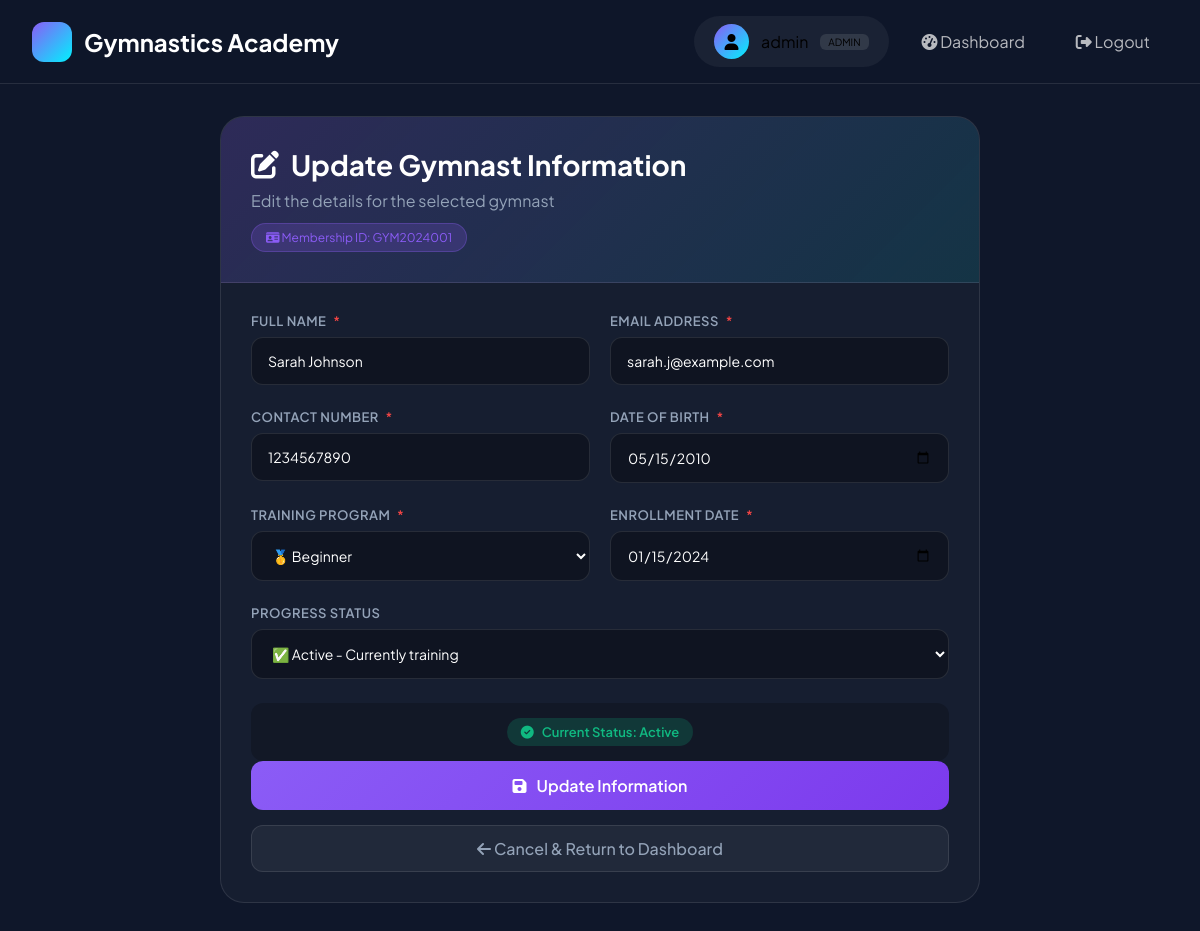
The app's page /update.php?id=1 (signed in) with its own data.
### tables this page shows
CREATE TABLE IF NOT EXISTS gymnasts (
    id INT AUTO_INCREMENT PRIMARY KEY,
    membership_id VARCHAR(20) UNIQUE NOT NULL,
    full_name VARCHAR(100) NOT NULL,
    email VARCHAR(100) NOT NULL,
    contact_no VARCHAR(20) NOT NULL,
    date_of_birth DATE NOT NULL,
    training_program ENUM('Beginner', 'Intermediate', 'Advanced') NOT NULL,
    enrollment_date DATE NOT NULL,
    progress_status ENUM('Active', 'On Hold', 'Completed') DEFAULT 'Active',
    created_at TIMESTAMP DEFAULT CURRENT_TIMESTAMP,
    updated_at TIMESTAMP DEFAULT CURRENT_TIMESTAMP ON UPDATE CURRENT_TIMESTAMP,
    INDEX idx_membership (membership_id),
    INDEX idx_status (progress_status),
    INDEX idx_program (training_program)
);

### config/db.php (called while the page is built, shortened)
<?php
class Database {
    private static $instance = null;
    private $connection;
    private $host = 'localhost';
    private $username = 'root';
    private $password = 'Narutostorm4';
    private $database = 'gymnastics_academy';
    private function __construct() {
        $this->connection = new mysqli(
            $this->host,
            $this->username,
            $this->password,
            $this->database
        );
        $this->connection->set_charset("utf8mb4");
    }
    public static function getInstance() {
        if (self::$instance === null) {
            self::$instance = new Database();
        }
        return self::$instance;
    }
    public function executeQuery($sql, $types = "", $params = []) {
        $stmt = $this->connection->prepare($sql);
        if ($stmt && !empty($params)) {
            $stmt->bind_param($types, ...$params);
        }
        $stmt->execute();
        return $stmt;
    }
}
?>

### includes/GymnastManager.php (called while the page is built, shortened)
<?php
require_once 'config/db.php';
class GymnastManager {
    private $db;
    public function __construct() {
        $this->db = Database::getInstance();
    }
    public function getGymnastById($id) {
        $sql = "SELECT * FROM gymnasts WHERE id = ?";
        $stmt = $this->db->executeQuery($sql, "i", [$id]);
        $result = $stmt->get_result();
        return $result->fetch_assoc();
    }
}
?>

### update.php (the view, shortened to what this page needs)
<?php
require_once 'includes/GymnastManager.php';
$gymnastManager = new GymnastManager();
$id = isset($_GET['id']) ? intval($_GET['id']) : 0;
$gymnast = $gymnastManager->getGymnastById($id);
?>
<!DOCTYPE html>
<html lang="en">
<head>
    <link rel="stylesheet" href="https://cdnjs.cloudflare.com/ajax/libs/font-awesome/6.4.0/css/all.min.css">
</head>
<body>
    <nav class="navbar">
        <div class="nav-container">
            <a href="dashboard.php" class="logo">
                <div class="logo-icon"><i class="fas fa-gymnastics"></i></div>
                <span>Gymnastics Academy</span>
            </a>
            <div class="nav-links">
                <div class="user-info">
                    <div class="user-avatar"><i class="fas fa-user"></i></div>
                    <span><?php echo htmlspecialchars($_SESSION['username']); ?></span>
                    <span style="background: rgba(255,255,255,0.1); padding: 2px 8px; border-radius: 6px; font-size: 10px;">ADMIN</span>
                </div>
                <a href="dashboard.php"><i class="fas fa-tachometer-alt"></i> Dashboard</a>
                <a href="logout.php"><i class="fas fa-sign-out-alt"></i> Logout</a>
            </div>
        </div>
    </nav>
    <div class="container">
        <div class="form-card">
            <div class="card-header">
                <h1>
                    <i class="fas fa-edit"></i>
                    Update Gymnast Information
                </h1>
                <p>Edit the details for the selected gymnast</p>
                <div class="membership-badge">
                    <i class="fas fa-id-card"></i> Membership ID: <?php echo htmlspecialchars($gymnast['membership_id']); ?>
                </div>
            </div>
            <div class="card-body">
                <form method="POST" action="" id="updateForm">
                    <div class="form-row">
                        <div class="form-group">
                            <label>Full Name <span class="required">*</span></label>
                            <input type="text" name="full_name" required
                                   value="<?php echo htmlspecialchars($gymnast['full_name']); ?>"
                                   placeholder="Enter full name">
                        </div>
                        <div class="form-group">
                            <label>Email Address <span class="required">*</span></label>
                            <input type="email" name="email" required
                                   value="<?php echo htmlspecialchars($gymnast['email']); ?>"
                                   placeholder="email@example.com">
                        </div>
                    </div>
                    <div class="form-row">
                        <div class="form-group">
                            <label>Contact Number <span class="required">*</span></label>
                            <input type="tel" name="contact_no" required
                                   value="<?php echo htmlspecialchars($gymnast['contact_no']); ?>"
                                   placeholder="+1234567890">
                        </div>
                        <div class="form-group">
                            <label>Date of Birth <span class="required">*</span></label>
                            <input type="date" name="date_of_birth" required
                                   value="<?php echo $gymnast['date_of_birth']; ?>">
                        </div>
                    </div>
                    <div class="form-row">
                        <div class="form-group">
                            <label>Training Program <span class="required">*</span></label>
                            <select name="training_program" required>
                                <option value="Beginner" <?php echo $gymnast['training_program'] == 'Beginner' ? 'selected' : ''; ?>>
                                    🥇 Beginner
                                </option>
                            </select>
                        </div>
                        <div class="form-group">
                            <label>Enrollment Date <span class="required">*</span></label>
                            <input type="date" name="enrollment_date" required
                                   value="<?php echo $gymnast['enrollment_date']; ?>">
                        </div>
                    </div>
                    <div class="form-group">
                        <label>Progress Status</label>
                        <select name="progress_status">
                            <option value="Active" <?php echo $gymnast['progress_status'] == 'Active' ? 'selected' : ''; ?>>
                                ✅ Active - Currently training
                            </option>
                        </select>
                    </div>
                    <div class="status-preview">
                        <span class="status-badge status-<?php echo strtolower(str_replace(' ', '', $gymnast['progress_status'])); ?>">
                            <i class="fas <?php echo $gymnast['progress_status'] == 'Active' ? 'fa-check-circle' : ($gymnast['progress_status'] == 'On Hold' ? 'fa-pause-circle' : 'fa-check-double'); ?>"></i>
                            Current Status: <?php echo $gymnast['progress_status']; ?>
                        </span>
                    </div>
                    <button type="submit" class="btn-update" id="updateBtn">
                        <i class="fas fa-save"></i> Update Information
                    </button>
                </form>
                <a href="dashboard.php" class="btn-cancel">
                    <i class="fas fa-arrow-left"></i> Cancel & Return to Dashboard
                </a>
            </div>
        </div>
    </div>
</body>
</html>

### update.php (style rules this page uses)
:root { --primary: #8B5CF6; --accent: #00F2FE; --success: #10b981; --warning: #f59e0b; --danger: #ef4444; --dark-bg: #0f172a; --card-bg: rgba(255, 255, 255, 0.03); --border: rgba(255, 255, 255, 0.1); }
* { margin: 0; padding: 0; box-sizing: border-box; font-family: 'Plus Jakarta Sans', sans-serif; }
body { background: var(--dark-bg); min-height: 100vh; }
.navbar { background: rgba(15, 23, 42, 0.95); backdrop-filter: blur(10px); border-bottom: 1px solid var(--border); padding: 1rem 2rem; position: sticky; top: 0; z-index: 1000; }
.nav-container { max-width: 1400px; margin: 0 auto; display: flex; justify-content: space-between; align-items: center; flex-wrap: wrap; gap: 15px; }
.logo { display: flex; align-items: center; gap: 12px; color: white; font-size: 1.5rem; font-weight: 700; text-decoration: none; }
.logo-icon { width: 40px; height: 40px; background: linear-gradient(135deg, var(--primary), var(--accent)); border-radius: 12px; display: flex; align-items: center; justify-content: center; }
.nav-links { display: flex; gap: 15px; align-items: center; flex-wrap: wrap; }
.nav-links a { color: rgba(255, 255, 255, 0.7); text-decoration: none; padding: 8px 18px; border-radius: 10px; transition: 0.3s; }
.user-info { display: flex; align-items: center; gap: 12px; background: rgba(255, 255, 255, 0.05); padding: 8px 20px; border-radius: 50px; }
.user-avatar { width: 35px; height: 35px; background: linear-gradient(135deg, var(--primary), var(--accent)); border-radius: 50%; display: flex; align-items: center; justify-content: center; }
.container { max-width: 800px; margin: 2rem auto; padding: 0 20px; }
.form-card { background: var(--card-bg); border: 1px solid var(--border); border-radius: 24px; overflow: hidden; }
.card-header { background: linear-gradient(135deg, rgba(139, 92, 246, 0.2), rgba(0, 242, 254, 0.1)); padding: 30px; border-bottom: 1px solid var(--border); }
.card-header h1 { color: white; font-size: 28px; display: flex; align-items: center; gap: 12px; }
.card-header p { color: #94a3b8; margin-top: 8px; }
.membership-badge { display: inline-block; background: rgba(139, 92, 246, 0.2); border: 1px solid rgba(139, 92, 246, 0.3); padding: 6px 14px; border-radius: 50px; font-size: 12px; color: var(--primary); margin-top: 12px; }
.card-body { padding: 30px; }
.form-group { margin-bottom: 24px; }
.form-group label { display: block; color: #94a3b8; margin-bottom: 8px; font-size: 13px; font-weight: 600; text-transform: uppercase; letter-spacing: 0.5px; }
.form-group label .required { color: var(--danger); margin-left: 4px; }
.form-group input, .form-group select { width: 100%; padding: 14px 16px; background: rgba(0, 0, 0, 0.3); border: 1px solid var(--border); border-radius: 12px; color: white; font-size: 14px; transition: 0.3s; }
.form-group input::placeholder { color: #4a5568; }
.form-row { display: grid; grid-template-columns: 1fr 1fr; gap: 20px; }
.btn-update { width: 100%; padding: 14px; background: linear-gradient(135deg, var(--primary), #7c3aed); color: white; border: none; border-radius: 12px; font-size: 16px; font-weight: 600; cursor: pointer; transition: 0.3s; display: flex; align-items: center; justify-content: center; gap: 10px; }
.btn-cancel { display: inline-block; margin-top: 15px; text-align: center; width: 100%; padding: 12px; background: rgba(255, 255, 255, 0.05); border: 1px solid var(--border); color: #94a3b8; text-decoration: none; border-radius: 12px; font-weight: 500; transition: 0.3s; }
.status-preview { margin-top: 20px; padding: 15px; background: rgba(0, 0, 0, 0.2); border-radius: 12px; text-align: center; }
.status-preview span { display: inline-flex; align-items: center; gap: 8px; padding: 6px 14px; border-radius: 50px; font-size: 13px; font-weight: 600; }
.status-badge { display: inline-flex; align-items: center; gap: 8px; padding: 6px 14px; border-radius: 50px; font-size: 13px; font-weight: 600; }
.status-active { background: rgba(16, 185, 129, 0.2); color: #10b981; }

### records on screen
gymnasts: membership "GYM2024001", full_name "Sarah Johnson", email "sarah.j@example.com", contact_no "1234567890", date_of_birth "05/15/2010", training_program "🥇 Beginner", enrollment_date "01/15/2024", progress_status "✅ Active - Currently training", progress_status "Active"

### other values on screen
$_SESSION['username'] "admin"
